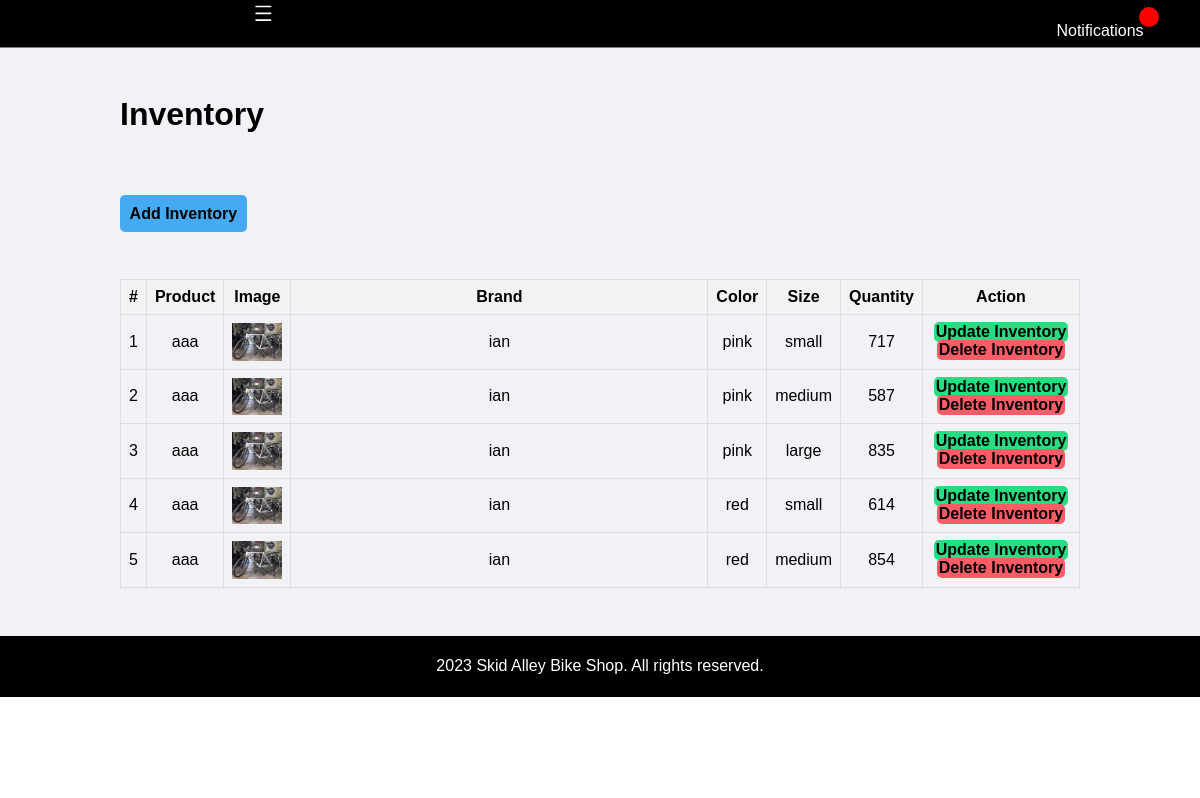
/admin/inventory.php (signed in), run on the app's committed database.
### tables this page shows
CREATE TABLE `stock_list` (
  `id` int(10) NOT NULL,
  `product_id` int(10) NOT NULL,
  `product_colors_sizes_id` int(10) NOT NULL,
  `quantity` float NOT NULL
);

CREATE TABLE `product_list` (
  `id` int(10) NOT NULL,
  `brand_id` int(11) NOT NULL,
  `category_id` int(11) NOT NULL,
  `name` varchar(250) NOT NULL,
  `models` varchar(250) NOT NULL,
  `description` varchar(250) NOT NULL,
  `price` float NOT NULL,
  `status` tinyint(1) NOT NULL DEFAULT 1,
  `image_path` text NOT NULL,
  `delete_flag` tinyint(1) NOT NULL
);

CREATE TABLE `brand_list` (
  `id` int(10) UNSIGNED NOT NULL,
  `name` varchar(50) NOT NULL,
  `image_path` text NOT NULL,
  `delete_flag` tinyint(1) NOT NULL,
  `status` tinyint(1) NOT NULL
);

CREATE TABLE `product_colors_sizes` (
  `id` int(11) NOT NULL,
  `product_id` int(11) DEFAULT NULL,
  `color` varchar(255) DEFAULT NULL,
  `size` varchar(255) DEFAULT NULL
);

### admin/inventory.php (the view, shortened to what this page needs)
<?php include('partials/menu.php'); ?>
<div class="main-content">
    <div class="wrapper">
        <h1>Inventory</h1>
        <br/><br/>
        <br/><br/>
        <a href="<?php echo SITEURL; ?>admin/add-inventory.php" class="btn-primary">Add Inventory</a>
        <br/><br/><br/>
        <table class="tbl-full">
    <tr>
        <th>#</th>
        <th>Product</th>
        <th>Image</th>
        <th>Brand</th>
        <th>Color</th>
        <th>Size</th>
        <th>Quantity</th>
        <th>Action</th>
    </tr>
    <?php
  $sql = "SELECT sl.id, sl.quantity, sl.product_id, pcs.color AS product_color, pcs.size AS product_size
  FROM stock_list sl
  INNER JOIN product_colors_sizes pcs ON sl.product_colors_sizes_id = pcs.id
  ORDER BY pcs.color ASC";
    $res = mysqli_query($conn, $sql);
    $count = mysqli_num_rows($res);
    $sn = 1;
    if ($count > 0) {
        while ($row = mysqli_fetch_assoc($res)) {
            $id = $row['id'];
            $quantity = $row['quantity'];
            $product_id = $row['product_id'];
            $product_color = $row['product_color'];
            $product_size = $row['product_size'];
            $product_sql = "SELECT p.name AS product_name, p.image_path AS product_image, b.name AS brand_name
                            FROM product_list p
                            INNER JOIN brand_list b ON p.brand_id = b.id
                            WHERE p.id = $product_id";
            $product_result = mysqli_query($conn, $product_sql);
            if ($product_result && mysqli_num_rows($product_result) > 0) {
                $product_row = mysqli_fetch_assoc($product_result);
                $product_name = $product_row['product_name'];
                $brand_name = $product_row['brand_name'];
                $product_image = $product_row['product_image'];
            } else {
                $product_name = "<div class='error'>Product Not Found</div>";
                $brand_name = "<div class='error'>Brand Not Found</div>";
                $product_image = "";
            }
            ?>
            <tr>
                <td><?php echo $sn++; ?></td>
                <td><?php echo $product_name;?></td>
                <td>
                <?php
                    if (!empty($product_image)) {
                        echo "<img src='" . SITEURL . "images/bike/" . $product_image . "' width='50px' alt='Product Image'> ";
                    }
                    else{
                    }
                    ?>
                </td>
                <td><?php echo $brand_name ?></td>
                <td><?php echo $product_color ?></td>
                <td><?php echo $product_size ?></td>
                <td><?php echo $quantity ?></td>
                <td>
                    <a href="<?php echo SITEURL; ?>admin/update-inventory.php?id=<?php echo $id; ?>" class='btn-secondary'>Update Inventory</a>
                    <a href="<?php echo SITEURL; ?>admin/delete-inventory.php?id=<?php echo $id; ?>" class="btn-third">Delete Inventory</a>
                </td>
            </tr>
            <?php
        }
    } else {
        ?>
        <tr>
            <td colspan='4'><div class='error'>No Brand Added.</div></td>
        </tr>
        <?php
    }
    ?>
</table>
    </div>
</div>
<?php include('partials/footer.php') ?>

### admin/css/admin.css (style rules this page uses)
* { margin: 0; padding: 0; font-family: Arial, Helvetica, sans-serif; }
.wrapper { padding: 1%; width: 80%; margin: 0 auto; }
.tbl-full { width: 100%; border-collapse: collapse; margin-top: 20px; }
.tbl-full th, .tbl-full td { border: 1px solid #dddddd; padding: 8px; text-align: center; }
.tbl-full th { background-color: #f2f2f2; }
table tr th { border-bottom: 1px solid black; padding: 1%; text-align: left; }
table tr td { padding: 1%; }
.btn-primary, .btn-secondary, .btn-third { padding: 8px 15px; text-decoration: none; border-radius: 5px; font-weight: bold; }
.btn-primary { background-color: #45aaf2; padding: 1%; color: black; text-decoration: none; font-weight: bold; }
.btn-secondary { background-color: #26de81; padding: 1%; color: black; text-decoration: none; font-weight: bold; }
.btn-third { background-color: #fc5c65; padding: 1%; color: black; text-decoration: none; font-weight: bold; }
.main-content { background-color: #f1f2f6; padding: 3% 0 ; }
.tbl-full td:nth-child(4) { width: 400px; }

### data on the page
stock_list: product_list.name "aaa", product_list.image_path (picture), brand_list.name "ian", product_colors_sizes.color "pink", product_colors_sizes.size "small", quantity "717"
stock_list: product_list.name "aaa", product_list.image_path (picture), brand_list.name "ian", product_colors_sizes.color "pink", product_colors_sizes.size "medium", quantity "587"
stock_list: product_list.name "aaa", product_list.image_path (picture), brand_list.name "ian", product_colors_sizes.color "pink", product_colors_sizes.size "large", quantity "835"
stock_list: product_list.name "aaa", product_list.image_path (picture), brand_list.name "ian", product_colors_sizes.color "red", product_colors_sizes.size "small", quantity "614"
stock_list: product_list.name "aaa", product_list.image_path (picture), brand_list.name "ian", product_colors_sizes.color "red", product_colors_sizes.size "medium", quantity "854"
